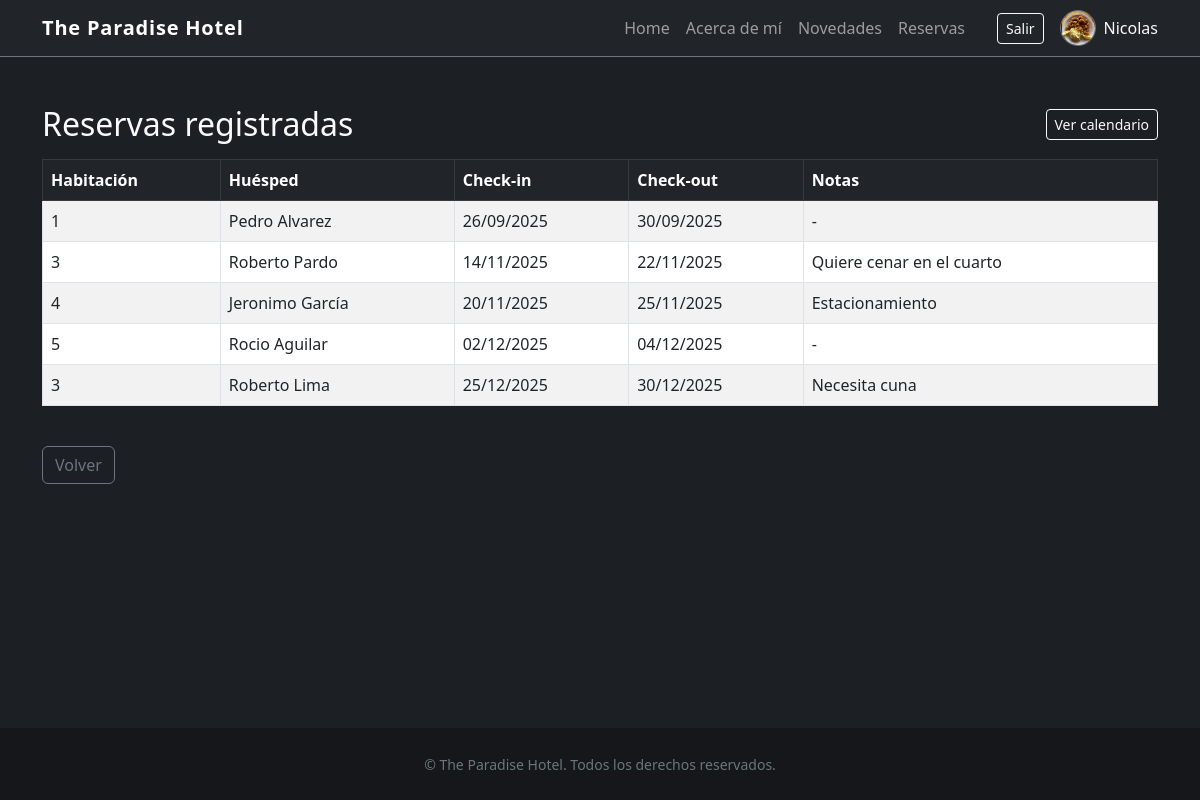
Before: /reservas/ (signed in) with the older database file.
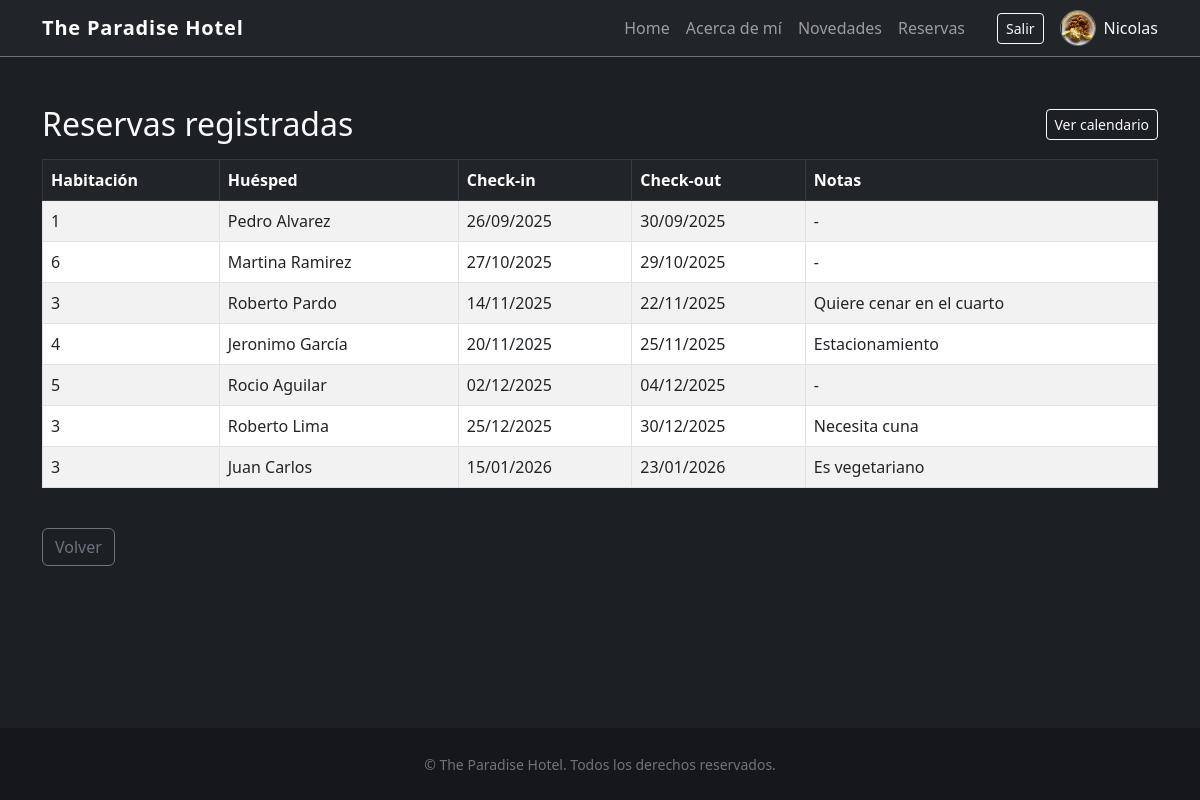
After: the same page with the newer database file.
### Cuentas/models.py (models this page shows, shortened)
class Perfil(models.Model):
    user = models.OneToOneField(
        settings.AUTH_USER_MODEL,
        on_delete=models.CASCADE,
        related_name="perfil",
    )
    avatar = models.ImageField(upload_to=avatar_upload_to, blank=True, null=True)
    cargo = models.CharField(max_length=100, blank=True)
    actualizado = models.DateTimeField(auto_now=True)
    class Meta:
        verbose_name = "perfil"
        verbose_name_plural = "perfiles"
    def avatar_url(self):
        if self.avatar:
            return self.avatar.url
        nombre = self.user.get_full_name() or self.user.get_username()
        return "https://ui-avatars.com/api/?background=262b33&color=f8f9fa&name=" + quote_plus(nombre)

### HotelApp/models.py (models this page shows, shortened)
class Reserva(models.Model):
    habitacion = models.ForeignKey(Habitacion, on_delete=models.CASCADE)
    nombre = models.CharField(max_length=100)
    apellido = models.CharField(max_length=100)
    check_in = models.DateField()
    check_out = models.DateField()
    notas = models.TextField(blank=True)

class Habitacion(models.Model):
    numero = models.IntegerField(unique=True)
    tipo = models.CharField(max_length=50)
    precio = models.DecimalField(max_digits=8, decimal_places=2)
    disponible = models.BooleanField(default=True)

### HotelApp/views.py (the view)
# urls.py: path("reservas/", views.lista_reservas, name="lista_reservas"),
@login_required
def lista_reservas(request):
    reservas = Reserva.objects.select_related(
        "habitacion").order_by("check_in")
    return render(request, "lista_reservas.html", {"reservas": reservas})

### Cuentas/context_processors.py (called while the page is built)
def perfil_actual(request):
    if not request.user.is_authenticated:
        return {}
    perfil, _ = Perfil.objects.get_or_create(user=request.user)
    return {"perfil_actual": perfil}

### HotelApp/Templates/lista_reservas.html (shortened to what this page needs)
{% extends "base.html" %}
{% block content %}
  <div class="d-flex justify-content-between align-items-center mb-3 flex-wrap gap-2">
    <h2 class="mb-0">Reservas registradas</h2>
    <a href="{% url 'calendario_reservas' %}" class="btn btn-outline-light btn-sm">Ver calendario</a>
  </div>
  {% if reservas %}
    <div class="table-responsive">
      <table class="table table-striped table-bordered align-middle">
        <thead class="table-dark">
          <tr>
            <th>Habitación</th>
            <th>Huésped</th>
            <th>Check-in</th>
            <th>Check-out</th>
            <th>Notas</th>
          </tr>
        </thead>
        <tbody>
          {% for reserva in reservas %}
            <tr>
              <td>{{ reserva.habitacion.numero }}</td>
              <td>{{ reserva.nombre }} {{ reserva.apellido }}</td>
              <td>{{ reserva.check_in|date:"d/m/Y" }}</td>
              <td>{{ reserva.check_out|date:"d/m/Y" }}</td>
              <td>{{ reserva.notas|default:"-" }}</td>
            </tr>
          {% endfor %}
        </tbody>
      </table>
    </div>
  {% else %}
    <p class="text-muted">Todavía no hay reservas cargadas.</p>
  {% endif %}
  <div class="mt-4">
    <a href="{% url 'home' %}" class="btn btn-outline-secondary">Volver</a>
  </div>
{% endblock %}

### HotelApp/Templates/base.html (shortened to what this page needs)
<!DOCTYPE html>
<html lang="es">
<head>
    <link href="https://cdn.jsdelivr.net/npm/bootstrap@5.3.0/dist/css/bootstrap.min.css" rel="stylesheet">
</head>
<body class="d-flex flex-column min-vh-100">
    <header class="border-bottom border-secondary">
        <nav class="navbar navbar-expand-lg navbar-dark bg-dark">
            <div class="container">
                <a class="navbar-brand" href="{% url 'home' %}">The Paradise Hotel</a>
                <div class="collapse navbar-collapse" id="navbarMain">
                    <ul class="navbar-nav ms-auto align-items-lg-center">
                        <li class="nav-item">
                            <a class="nav-link" href="{% url 'home' %}">Home</a>
                        </li>
                        <li class="nav-item">
                            <a class="nav-link" href="{% url 'paginas:about' %}">Acerca de mí</a>
                        </li>
                        <li class="nav-item">
                            <a class="nav-link" href="{% url 'paginas:lista' %}">Novedades</a>
                        </li>
                        <li class="nav-item">
                            <a class="nav-link" href="{% url 'lista_reservas' %}">Reservas</a>
                        </li>
                        {% if request.user.is_authenticated %}
                            <li class="nav-item ms-lg-4">
                                <div class="d-flex align-items-center gap-3">
                                    <form action="{% url 'cuentas:logout' %}" method="post" class="d-inline">
                                        <button type="submit" class="btn btn-outline-light btn-sm">Salir</button>
                                    </form>
                                    <a class="d-flex align-items-center gap-2 text-decoration-none" href="{% url 'cuentas:perfil' %}">
                                        <img src="{{ perfil_actual.avatar_url }}" alt="Avatar de {{ request.user.username }}" class="nav-avatar">
                                        <span class="text-light">{{ request.user.first_name|default:request.user.username }}</span>
                                    </a>
                                </div>
                            </li>
                        {% else %}
                            <li class="nav-item ms-lg-4 d-flex gap-2">
                                <a class="btn btn-outline-light btn-sm" href="{% url 'cuentas:login' %}">Ingresar</a>
                                <a class="btn btn-primary btn-sm" href="{% url 'cuentas:registro' %}">Registrarme</a>
                            </li>
                        {% endif %}
                    </ul>
                </div>
            </div>
        </nav>
    </header>
    <main class="container flex-grow-1 py-5">
        {% block content %}
        {% endblock %}
    </main>
    <footer class="py-4 mt-auto text-center">
        <div class="container">
            <small class="text-secondary">&copy; {{ now|date:"Y" }} The Paradise Hotel. Todos los derechos reservados.</small>
        </div>
    </footer>
</body>
</html>

### HotelApp/Templates/base.html (style rules this page uses)
body { background-color: #1c1f24; color: #f8f9fa; min-height: 100vh; display: flex; flex-direction: column; }
.navbar-brand { font-weight: 600; letter-spacing: 0.04em; }
footer { background: rgba(0, 0, 0, 0.25); }
.nav-avatar { width: 36px; height: 36px; border-radius: 50%; object-fit: cover; border: 1px solid rgba(255, 255, 255, 0.35); }

Changed rows visible on the page:
added Reserva: habitacion.numero "6", nombre "Martina", apellido "Ramirez", check_in "27/10/2025", check_out "29/10/2025", notas "-"
added Reserva: habitacion.numero "3", nombre "Juan", apellido "Carlos", check_in "15/01/2026", check_out "23/01/2026", notas "Es vegetariano"
